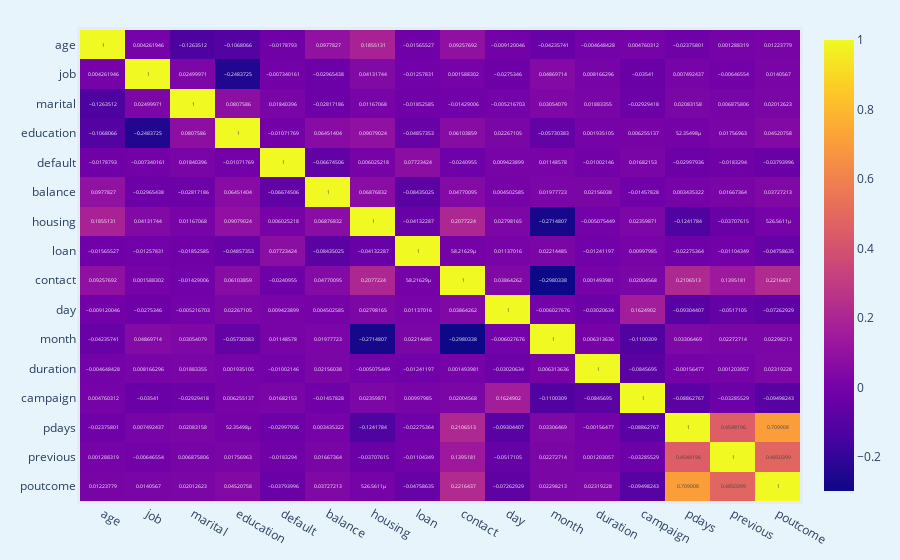

This figure's notebook cell:
### Code cell
fig = px.imshow(data_numerical.corr(), text_auto = True, aspect="auto")
fig.update_layout(
    title_font = dict(size=25),
    title_x = 0.5,
    title_y = 0.95,
    height = 600,
    margin = dict(l = 80,
                r = 80,
                b = 30,
                t = 30, 
                pad = 3),
    paper_bgcolor = "#e8f4fc",
)
fig.show()

### Figure 1 — Plotly figure (JSON) as saved in the notebook; plotly's stock layout.template omitted (floating-point values rounded to 4 significant figures; data arrays with more than 128 entries replaced by an {"elided": "..."} marker saying what was removed)
{"data": [{"coloraxis": "coloraxis", "hovertemplate": "x: %{x}<br>y: %{y}<br>color: %{z}<extra></extra>", "name": "0", "texttemplate": "%{z}", "type": "heatmap", "x": ["age", "job", "marital", "education", "default", "balance", "housing", "loan", "contact", "day", "month", "duration", "campaign", "pdays", "previous", "poutcome"], "xaxis": "x", "y": ["age", "job", "marital", "education", "default", "balance", "housing", "loan", "contact", "day", "month", "duration", "campaign", "pdays", "previous", "poutcome"], "yaxis": "y", "z": {"elided": "16x16 float values"}}], "layout": {"autosize": true, "coloraxis": {"colorscale": [[0, "#0d0887"], [0.1111, "#46039f"], [0.2222, "#7201a8"], [0.3333, "#9c179e"], [0.4444, "#bd3786"], [0.5556, "#d8576b"], [0.6667, "#ed7953"], [0.7778, "#fb9f3a"], [0.8889, "#fdca26"], [1, "#f0f921"]]}, "margin": {"b": 30, "l": 80, "pad": 3, "r": 80, "t": 30}, "paper_bgcolor": "#e8f4fc", "title": {"font": {"size": 25}, "x": 0.5, "y": 0.95}, "xaxis": {"anchor": "y", "autorange": true, "domain": [0, 1], "range": [-0.5, 15.5], "type": "category"}, "yaxis": {"anchor": "x", "autorange": true, "domain": [0, 1], "range": [15.5, -0.5], "type": "category"}}}
